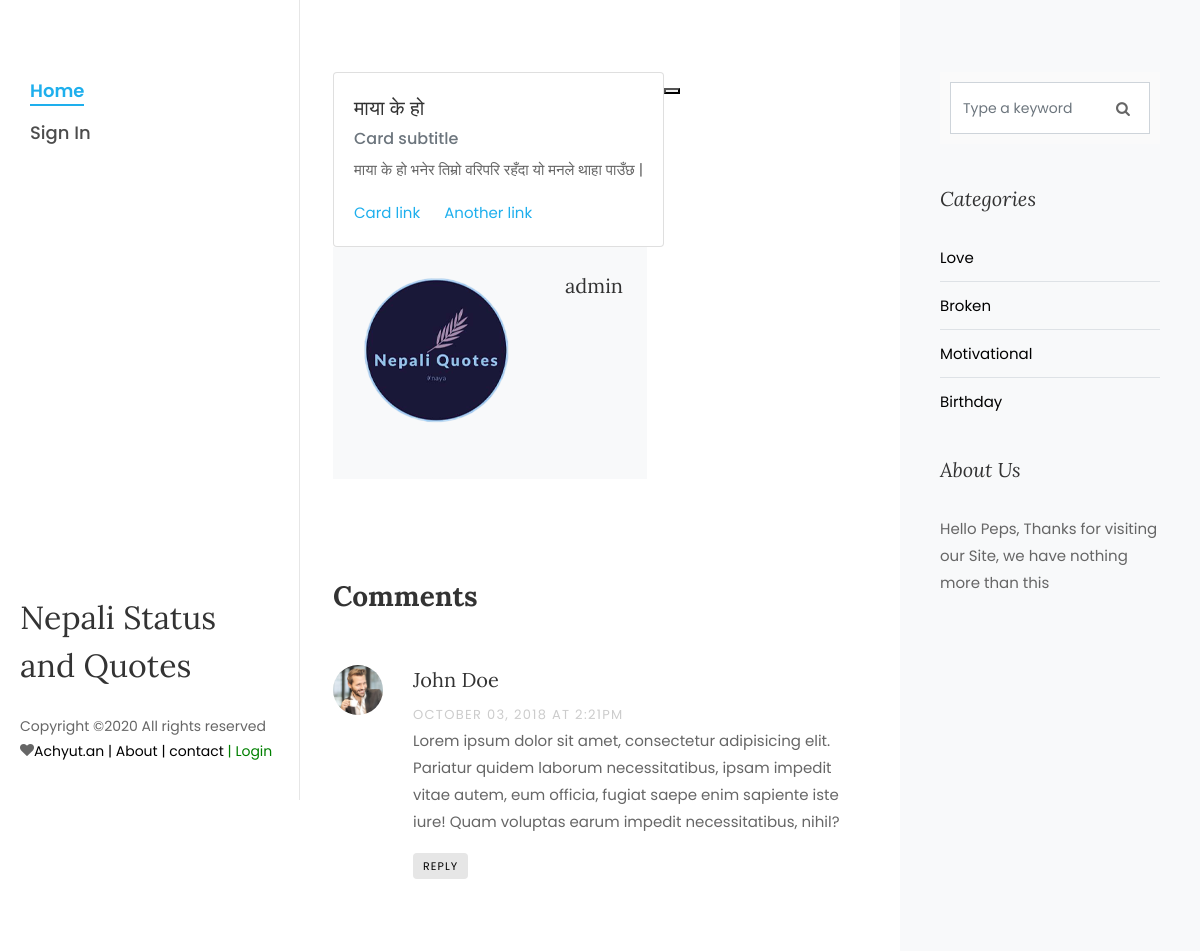
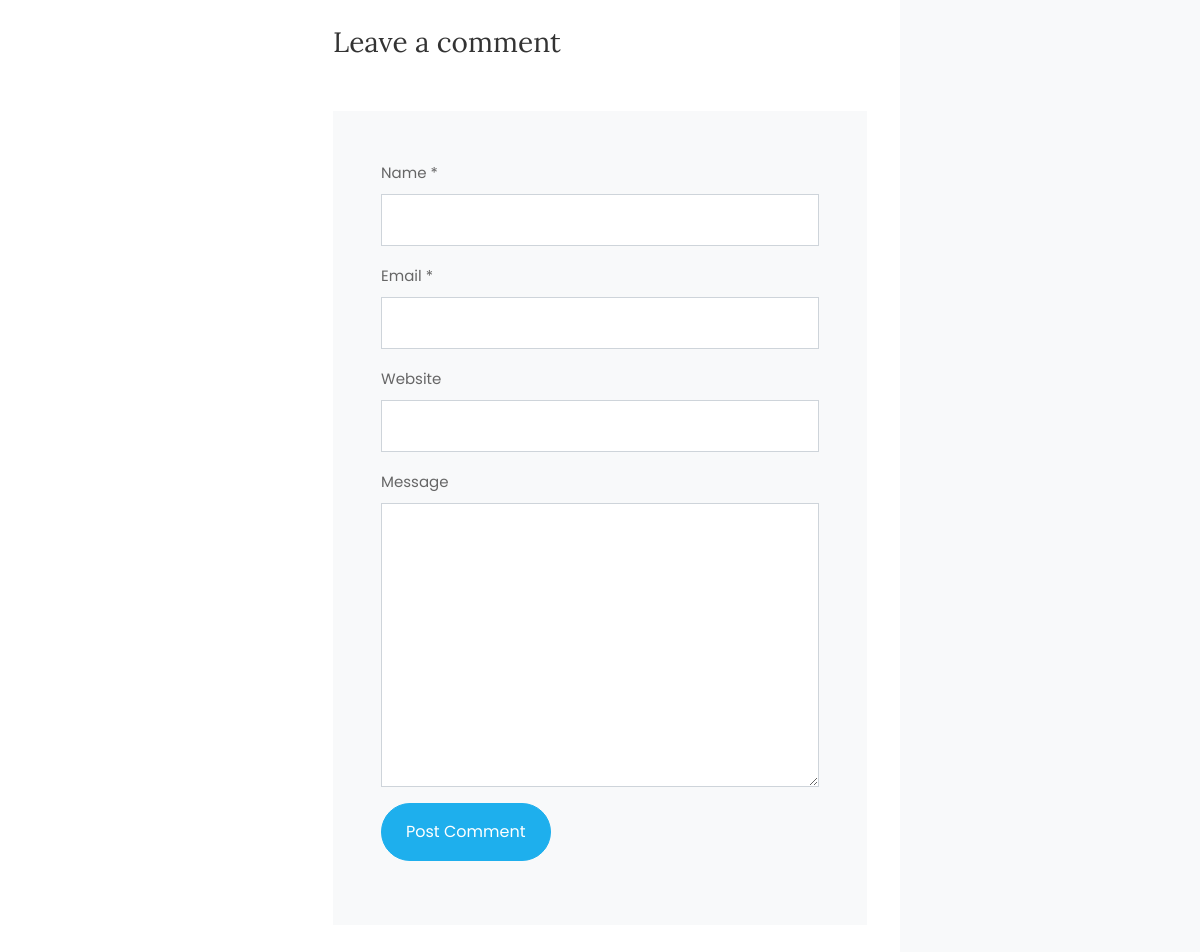
/blog/माया-के-हो, run on the app's committed database (2 pictures, top to bottom).
### quotes/models.py (models this page shows, shortened)
class Blog(models.Model):
    title = models.CharField(max_length=60)
    main_menu = models.ForeignKey(MainMenu, on_delete=models.CASCADE)
    slug = models.CharField(max_length=60, unique=True)
    status = models.BooleanField(default=0)
    date = models.DateTimeField(auto_now_add=True)
    author = models.ForeignKey(User, on_delete=models.CASCADE)
    description = models.TextField(max_length=400)
    thumbup = models.ManyToManyField(User,related_name='likes', blank=True)
    thumbdown = models.IntegerField(default=0)
    def __str__(self):
        return self.title

class MainMenu(models.Model):
    created_at = models.DateField()
    posted_by = models.ForeignKey(User, on_delete=models.CASCADE)
    name = models.CharField(max_length=100, unique=True)
    title = models.CharField(max_length=255, unique=True)
    slug = models.CharField(max_length=100,unique=True)
    status = models.BooleanField(default=0)
    image = models.ImageField(blank=True, upload_to='news')
    description = RichTextField()
    page_visit = models.IntegerField(default=0)

### quotes/views.py (the view)
# urls.py: path('blog/<slug>', views.single, name='single'),
def single(request, slug):
    data = {
        'postDetails': Blog.objects.get(slug=slug),
        'title': Blog.objects.get(slug=slug)
    }
    return render(request, 'pages/quotes/post.html', data)

### quotes/general.py (called while the page is built)
def send_data(request):
    data ={
        'MenuData': MainMenu.objects.prefetch_related('blog_set').all(),
        'BlogData':Blog.objects.all(),
    }
    return data

### quotes/templates/pages/quotes/post.html (shortened to what this page needs)
{% extends 'master/master.html' %}
{% block content %}
{% load static %}
<div class="col-lg-8 px-md-5 py-5">
    <div class="row pt-md-4">
        <div class="card">
            <div class="card-body">
        <h5 class="card-title">{{postDetails.title | upper}}</h5>
        <h6 class="card-subtitle mb-2 text-muted">Card subtitle</h6>
            <p class="card-text"> {{postDetails.description |safe}}</p>
        <a href="#" class="card-link">Card link</a>
        <a href="#" class="card-link">Another link</a>
            </div>
        </div>
        <form action="{% url 'single' %}" method="POST">
            <button type="submit" name="post_id" value="{{post.id}}"></button>
        </form>
        <div class="about-author d-flex p-4 bg-light">
            <div class="bio mr-5">
                <img src="{% static 'assets/images/uploads/logo.png' %}" alt="Image placeholder" class="img-fluid mb-4">
            </div>
            <div class="desc">
                <h3>{{postDetails.author}}</h3>
            </div>
        </div>
        <div class="pt-5 mt-5">
            <h3 class="mb-5 font-weight-bold">Comments</h3>
            <ul class="comment-list">
                <li class="comment">
                    <div class="vcard bio">
                        <img src="{% static 'assets/images/person_1.jpg' %}" alt="Image placeholder">
                    </div>
                    <div class="comment-body">
                        <h3>John Doe</h3>
                        <div class="meta">October 03, 2018 at 2:21pm</div>
                        <p>Lorem ipsum dolor sit amet, consectetur adipisicing elit. Pariatur quidem laborum
                            necessitatibus, ipsam impedit vitae autem, eum officia, fugiat saepe enim sapiente iste
                            iure! Quam voluptas earum impedit necessitatibus, nihil?</p>
                        <p><a href="#" class="reply">Reply</a></p>
                    </div>
                </li>
            </ul>
            <div class="comment-form-wrap pt-5">
                <h3 class="mb-5">Leave a comment</h3>
                <form action="#" class="p-3 p-md-5 bg-light">
                    <div class="form-group">
                        <label for="name">Name *</label>
                        <input type="text" class="form-control" id="name">
                    </div>
                    <div class="form-group">
                        <label for="email">Email *</label>
                        <input type="email" class="form-control" id="email">
                    </div>
                    <div class="form-group">
                        <label for="website">Website</label>
                        <input type="url" class="form-control" id="website">
                    </div>
                    <div class="form-group">
                        <label for="message">Message</label>
                        <textarea name="" id="message" cols="30" rows="10" class="form-control"></textarea>
                    </div>
                    <div class="form-group">
                        <input type="submit" value="Post Comment" class="btn py-3 px-4 btn-primary">
                    </div>
                </form>
            </div>
        </div>
    </div>
</div>
{% endblock %}

### quotes/templates/layout/sidebar.html
<div class="col-xl-4 sidebar ftco-animate bg-light pt-5">
    <div class="sidebar-box pt-md-4">
        <form action="#" method="GET" class="search-form">
            <div class="form-group">
                <span class="icon icon-search"></span>
                <input type="text" class="form-control" name="q" placeholder="Type a keyword">
            </div>
        </form>
    </div>
    <div class="sidebar-box ftco-animate">
        <h3 class="sidebar-heading">Categories</h3>
        <ul class="categories">
            {% for menu in MenuData %}
            {% if menu.status %}
            <li><a href="{% url 'category' menu.name%}">{{menu.name}}</a></li>
            {% endif %}
            {% endfor %}
        </ul>
    </div>
    <div class="sidebar-box ftco-animate">
        <h3 class="sidebar-heading">About Us</h3>
        <p>Hello Peps, Thanks for visiting our Site, we have nothing more than this</p>
    </div>
</div>

### quotes/static/assets/css/icomoon.css (style rules this page uses)
[class^="icon-"], [class*=" icon-"] { font-family: 'icomoon' !important; speak: none; font-style: normal; font-weight: normal; font-variant: normal; text-transform: none; line-height: 1; -webkit-font-smoothing: antialiased; -moz-osx-font-smoothing: grayscale; }
.icon-search:before { content: "\f002"; }

### data on the page
Blog: title "माया के हो", description "माया के हो भनेर तिम्रो वरिपरि रहँदा यो मनले थाहा पाउँछ |", author "admin"
MainMenu: name "Love"
MainMenu: name "Broken"
MainMenu: name "Motivational"
MainMenu: name "Birthday"
